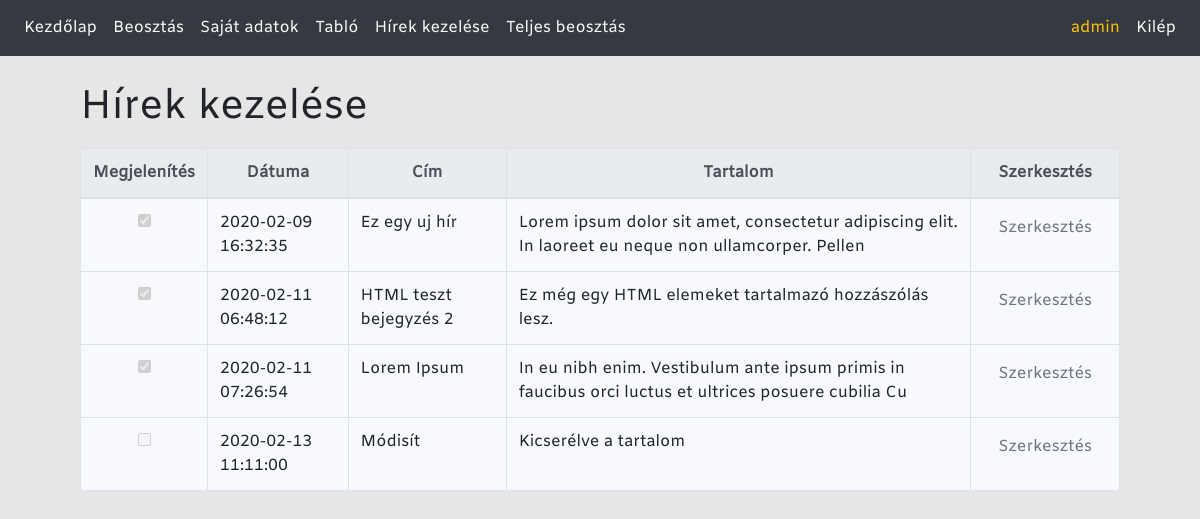
/news_controller.php (signed in), run on an earlier commit of the app's database.
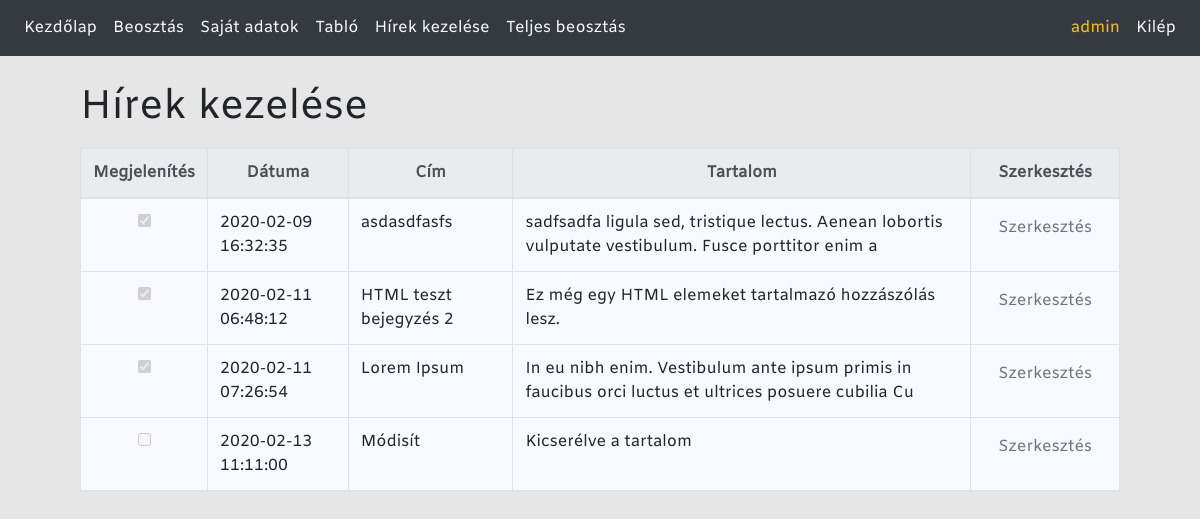
And on a later commit of the database.
### tables this page shows
CREATE TABLE `news` (
  `id` int(11) NOT NULL,
  `author` int(11) NOT NULL,
  `title` varchar(100) NOT NULL,
  `content` mediumtext NOT NULL,
  `public` tinyint(1) NOT NULL DEFAULT 1,
  `creation_date` datetime NOT NULL DEFAULT current_timestamp()
);

### news_controller.php (the view, shortened to what this page needs)
<?php
require_once('config/init.php');
$userid = $_SESSION['userid'];
$sql = 'SELECT * FROM news WHERE author = ' . $userid . ' ORDER BY creation_date ASC';
$res = $con->query($sql);
$content = '<table class="table table-bordered table-hover">'
        . '<thead class="thead-light">'
        . '<tr class="text-center">'
        . '<th>Megjelenítés</th>'
        . '<th>Dátuma</th>'
        . '<th>Cím</th>'
        . '<th>Tartalom</th>'
        . '<th>Szerkesztés</th>'
        . '</tr>'
        . '</thead>';
while ($row = $res->fetch_assoc()) {
    $comment = substr($row['content'], 0, 100);
    $comment = strip_tags($comment);
    $public = $row['public']?'checked':'';
    $content .= '<tr>'
            . '<td class="text-center"><input type="checkbox" name="" value="" '.$public.' disabled></td>'
            . '<td>' . $row['creation_date'] . '</td>'
            . '<td>' . $row['title'] . '</td>'
            . '<td>' . $comment . '</td>'
            . '<td class="text-center">'
                . '<form action="news_update.php" method="post">'
                . '<input type="hidden" name="news_id" value="'.$row['id'].'">'
                . '<input class="btn btn-outline-secondary" type="submit" value="Szerkesztés">'
                . '</form>'
            . '</td>'
            . '</tr>';
}
$content .= '</table>';
echo '<div class="mycontainer">';
echo '<h1 class="mt-2 mb-3">Hírek kezelése</h1>';
echo $content;
echo '</div>';

What changed in the data, as far as the page shows it:
changed news: title "Ez egy uj hír" → "asdasdfasfs"; content "Lorem ipsum dolor sit amet, consectetur adipiscing elit. In laoreet eu neque non ullamcorper. Pellen" → "sadfsadfa ligula sed, tristique lectus. Aenean lobortis vulputate vestibulum. Fusce porttitor enim a"
